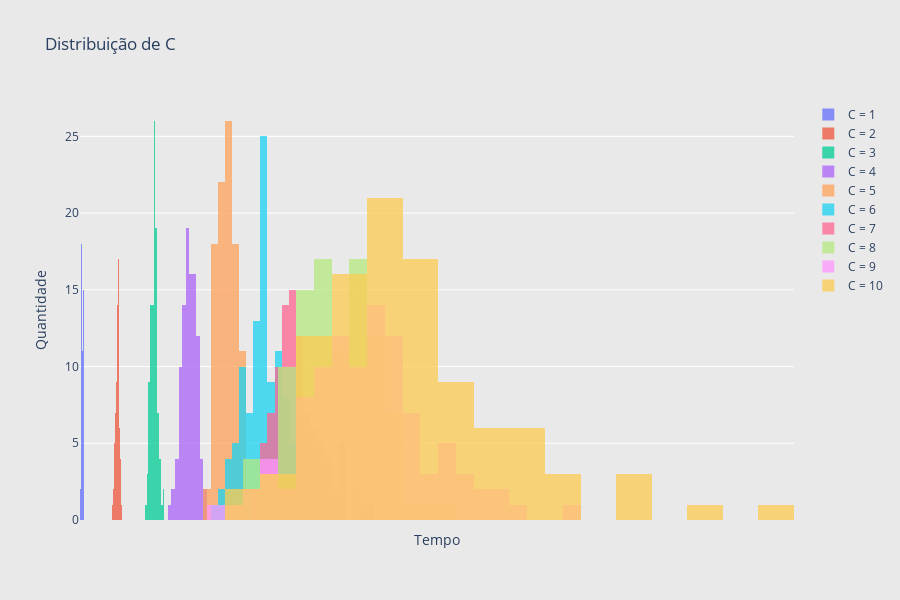

Write notebook code for a chart like this one.
### Code cell
fig = go.Figure()

for index, C in enumerate(C_values, start=1):
    data = simulator_distribution[C]
    bin = 14 if C < 7 else 20
    fig.add_trace(go.Histogram(x=data, nbinsx=bin, name=f'C = {C}'))

# Configurar o layout
fig.update_layout(
    barmode='overlay',
    title='Distribuição de C'
)

# Definir a opacidade para visualizar ambos os histogramas
fig.update_traces(opacity=0.75)
fig.update_layout(
    title_text="Distribuição de C",
    height=600,
    xaxis=dict(title='Tempo', showgrid=False, zeroline=False, showticklabels=False),
    yaxis=dict(title='Quantidade', zeroline=False, gridcolor='white'),
    paper_bgcolor='rgb(233,233,233)',
    plot_bgcolor='rgb(233,233,233)',
)
fig.show()
